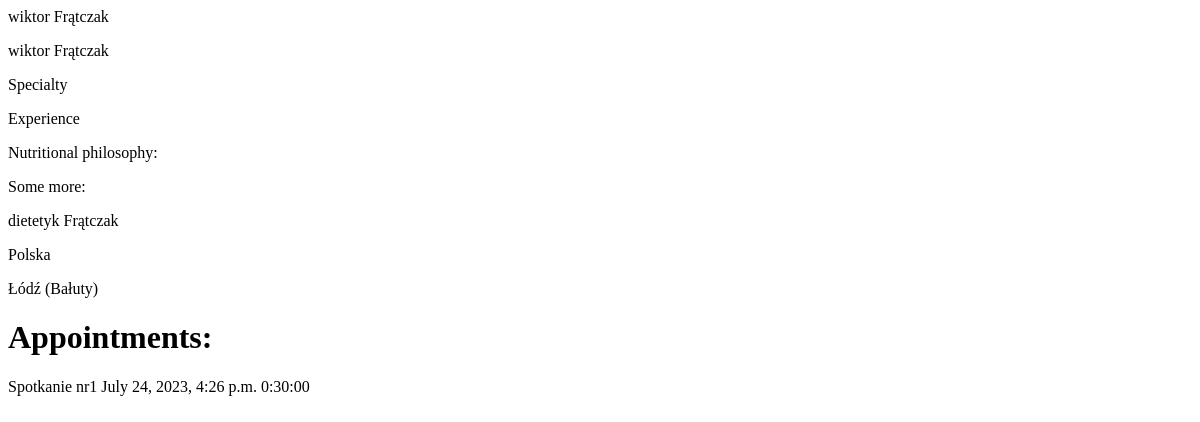
The page /panel/dietitians/dietetyk-fratczak (signed in) on the database as committed earlier.
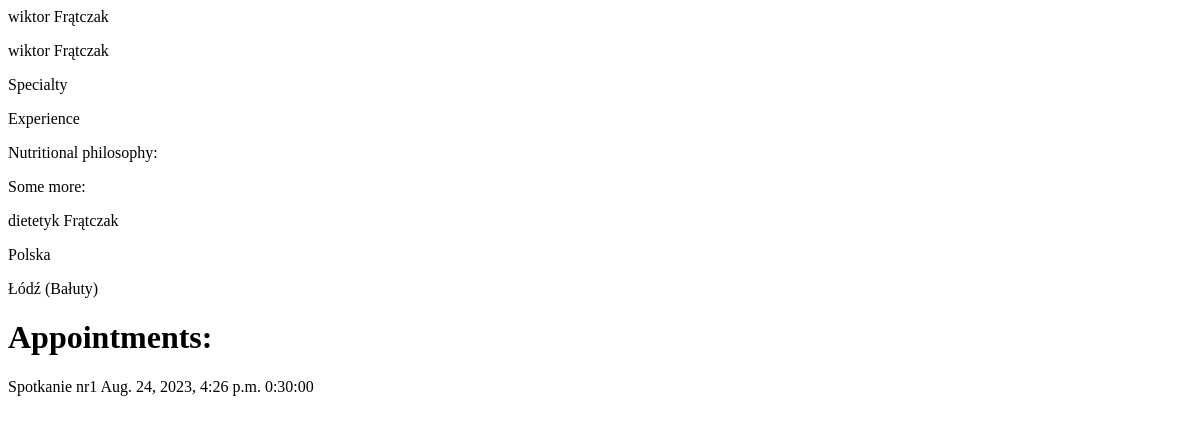
The same page on the database as committed later.
### panel/models.py (models this page shows)
class Appointment(models.Model):
    APPOINTMENT_CHOICES = [
        ('diet_consultation', 'Diet_consultation'),
        ('deep_analyse_of_activity', 'Deep_analyse_of_activity'),
        ('swimming', 'Swimming'),
    ]
    DURATION_CHOICES = [
        (timedelta(minutes=30), '30 minutes'),
        (timedelta(minutes=60), '60 minutes'),
    ]
    title = models.CharField(max_length=40)
    event_duration = models.DurationField(choices=DURATION_CHOICES)
    date = models.DateTimeField()
    user_profile = models.ForeignKey(CustomUser,
                                     on_delete=models.CASCADE,
                                     related_name='user_appointments')
    dietitian_profile = models.ForeignKey(DietitianProfile,
                                          on_delete=models.CASCADE,
                                          related_name='dietitian_appointments')
    published_time = models.DateTimeField(default=now, editable=False)
    def __str__(self):
        return self.title

### panel/views.py (the view)
# urls.py: path('dietitians/<slug:dietitian_slug>', DisplayDietitianProfile.as_view(), name='show_clients'),
class DisplayDietitianProfile(LoginRequiredMixin, DetailView):
    template_name = 'panel/dietitian_profile.html'
    context_object_name = 'dietitian'
    def get_object(self, queryset=None):
        profile_slug = self.kwargs.get('dietitian_slug')
        profile_account = get_object_or_404(CustomUser, slug=profile_slug)
        dietitian_profile = get_object_or_404(DietitianProfile, user=profile_account)
        return dietitian_profile
    def get_clients_and_appointments(self, dietitian_profile):
        clients = ClientProfile.objects.filter(dietitian=dietitian_profile)
        appointments = Appointment.objects.filter(dietitian_profile=dietitian_profile)
        return clients, appointments
    def get_context_data(self, **kwargs):
        context = super().get_context_data(**kwargs)
        dietitian_profile = self.get_object()
        clients, appointments = self.get_clients_and_appointments(dietitian_profile)
        context.update(dietitian_profile.user.get_user_data())
        context['appointments'] = appointments
        context['clients'] = clients
        context['dietitian_profile'] = dietitian_profile
        return context

### panel/models.py (called while the page is built)
    def get_user_data(self):
        user_data = {
            'name': self.full_name,
            'photo': self.photo.url if self.photo else None,
            'city': self.City,
            'country': self.Country,
        }
        return user_data

    def __str__(self):
        return self.user.full_name

### panel/templates/panel/dietitian_profile.html (shortened to what this page needs)
{% for client in clients %}
    <p>{{ client }}</p>
{% endfor %}
{% with dietitian_profile as prof %}
    <div id="dietitian_info">
        <p>{{ prof.specialty }}</p>
        <p>{{ prof.experience }}</p>
        <p>{{ prof.nutritional_philosophy }}</p>
        <p>{{ prof.some_more }}</p>
        <p>{{ name }}</p>
        <p>{{ country }}</p>
        <p>{{ city }}</p>
        <p>
            <h1>Appointments:</h1>
        </p>
        {% for appointment in appointments %}
            <p>{{ appointment }}  {{ appointment.date }}  {{ appointment.event_duration }}</p>
        {% endfor %}
    </div>
{% endwith %}

Rows that differ between the two databases and show on the page:
changed Appointment "Spotkanie nr1": date "July 24, 2023, 4:26 p.m." → "Aug. 24, 2023, 4:26 p.m."
